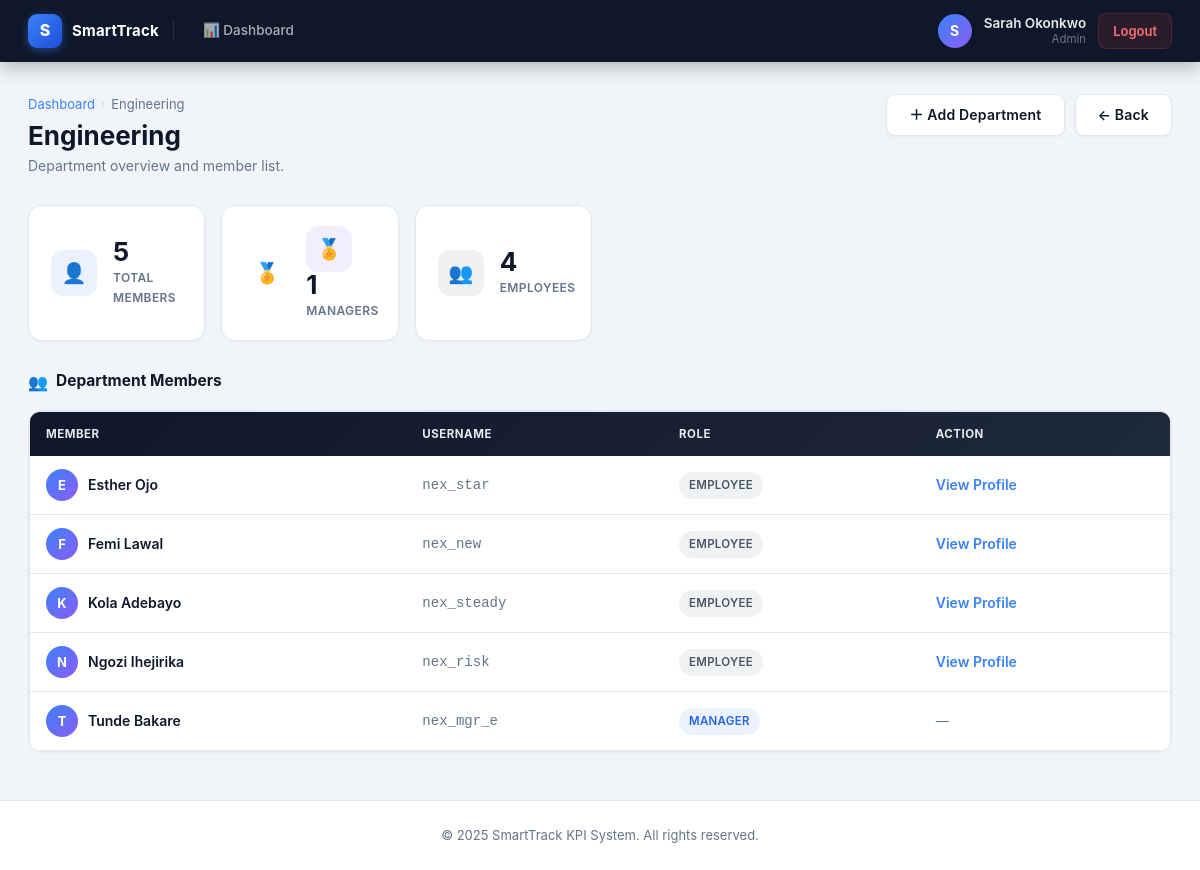
Screenshot of /admin/department/1 (signed in) with the database file from the repository.
### tables this page shows
CREATE TABLE users (
            id            INTEGER PRIMARY KEY AUTOINCREMENT,
            username      TEXT UNIQUE NOT NULL,
            password      TEXT NOT NULL,
            full_name     TEXT NOT NULL,
            role          TEXT NOT NULL CHECK(role IN ('admin','manager','employee')),
            department_id INTEGER REFERENCES departments(id),
            company_id    INTEGER NOT NULL REFERENCES companies(id)
        );

CREATE TABLE departments (
            id         INTEGER PRIMARY KEY AUTOINCREMENT,
            name       TEXT NOT NULL,
            company_id INTEGER REFERENCES companies(id)
        );

### app.py (the view)
@app.get("/admin/department/{dept_id}", response_class=HTMLResponse)
def admin_dept(request: Request, dept_id: int):
    user = require_role(request, "admin")
    conn = get_conn()
    dept = conn.execute("SELECT * FROM departments WHERE id=? AND company_id=?",
                         (dept_id, user["company_id"])).fetchone()
    if not dept:
        raise HTTPException(status_code=404)
    members = conn.execute(
        "SELECT * FROM users WHERE department_id=? ORDER BY role, full_name", (dept_id,)
    ).fetchall()
    conn.close()
    return templates.TemplateResponse("admin_dept.html",
                                      {"request": request, "user": user,
                                       "dept": dept, "members": members})

### templates/admin_dept.html (shortened to what this page needs)
{% extends "base.html" %}
{% block content %}
{% set ns = namespace(managers=0, employees=0) %}
{% for m in members %}
    {% if m['role'] == 'manager' %}{% set ns.managers = ns.managers + 1 %}{% endif %}
    {% if m['role'] == 'employee' %}{% set ns.employees = ns.employees + 1 %}{% endif %}
{% endfor %}
<div class="page-header">
    <div>
        <div class="breadcrumb">
            <a href="/admin/dashboard">Dashboard</a>
            <span class="breadcrumb-sep">›</span>
            <span>{{ dept['name'] }}</span>
        </div>
        <h1 class="page-header-title">{{ dept['name'] }}</h1>
        <p class="page-header-subtitle">Department overview and member list.</p>
    </div>
    <div class="page-header-actions">
        <a href="/admin/add-department"><button class="btn-secondary">＋ Add Department</button></a>
        <a href="/admin/dashboard"><button class="btn-secondary">← Back</button></a>
    </div>
</div>
<div class="stats-grid" style="grid-template-columns: repeat(auto-fill, minmax(160px, 1fr)); margin-bottom:28px;">
    <div class="stat-card">
        <div class="stat-icon si-blue">👤</div>
        <div>
            <div class="stat-value">{{ members | length }}</div>
            <div class="stat-label">Total Members</div>
        </div>
    </div>
    <div class="stat-card">
        <div class="stat-icon si-primary">🏅</div>
        <div>
            <div class="stat-icon si-purple">🏅</div>
            <div class="stat-value">{{ ns.managers }}</div>
            <div class="stat-label">Managers</div>
        </div>
    </div>
    <div class="stat-card">
        <div class="stat-icon si-navy">👥</div>
        <div>
            <div class="stat-value">{{ ns.employees }}</div>
            <div class="stat-label">Employees</div>
        </div>
    </div>
</div>
<div class="section-header">
    <h2 class="section-title"><span class="section-icon">👥</span> Department Members</h2>
</div>
{% if members %}
<div class="card">
    <div class="table-wrap">
        <table>
            <thead>
                <tr>
                    <th>Member</th>
                    <th>Username</th>
                    <th>Role</th>
                    <th>Action</th>
                </tr>
            </thead>
            <tbody>
                {% for member in members %}
                <tr>
                    <td>
                        <div style="display:flex; align-items:center; gap:10px;">
                            <div style="width:32px; height:32px; border-radius:50%; background:linear-gradient(135deg,#3b82f6,#8b5cf6); display:flex; align-items:center; justify-content:center; color:white; font-weight:700; font-size:13px; flex-shrink:0;">
                                {{ member['full_name'][0] | upper }}
                            </div>
                            <strong>{{ member['full_name'] }}</strong>
                        </div>
                    </td>
                    <td style="color:var(--text-secondary); font-family:monospace;">{{ member['username'] }}</td>
                    <td>
                        <span class="badge {{ 'badge-purple' if member['role'] == 'admin' else ('badge-primary' if member['role'] == 'manager' else 'badge-gray') }}">
                            {{ member['role'] | title }}
                        </span>
                    </td>
                    <td>
                        {% if member['role'] == 'employee' %}
                        <a href="/admin/employee/{{ member['id'] }}">View Profile</a>
                        {% else %}
                        <span style="color:var(--text-secondary); font-size:13px;">—</span>
                        {% endif %}
                    </td>
                </tr>
                {% endfor %}
            </tbody>
        </table>
    </div>
</div>
{% else %}
<div class="empty-state">
    <span class="empty-icon">👤</span>
    <h4>No members yet</h4>
    <p>Employees and managers who join this department will appear here.</p>
</div>
{% endif %}
{% endblock %}

### templates/base.html (shortened to what this page needs)
<!DOCTYPE html>
<html lang="en">
<head>
    <link rel="stylesheet" href="{{ url_for('static', path='style.css') }}?v=20">
</head>
<body class="{% block body_class %}{% endblock %}">
    {% set auth_paths = ['/', '/login', '/register', '/signup'] %}
    {% if request.url.path not in auth_paths %}
    <nav class="navbar">
        <div class="navbar-brand">
            <div class="navbar-logo">S</div>
            <span class="navbar-title">SmartTrack</span>
        </div>
        <div class="navbar-links">
            {% if request.session.get('user_id') and user %}
            <a href="/{{ user['role'] }}/dashboard">
                📊 Dashboard
            </a>
            {% endif %}
        </div>
        <div class="navbar-user">
            {% if request.session.get('user_id') and user %}
            <div class="user-avatar">{{ user['full_name'][0] | upper if user['full_name'] else 'U' }}</div>
            <div class="user-info">
                <div class="user-name-text">{{ user['full_name'] }}</div>
                <div class="user-role-text">{{ user['role'] | title }}</div>
            </div>
            <a href="/logout" class="btn-logout">Logout</a>
            {% endif %}
        </div>
    </nav>
    {% endif %}
    <main>
        {% block content %}{% endblock %}
    </main>
    {% if request.url.path not in auth_paths %}
    <footer>
        <p>&copy; 2025 SmartTrack KPI System. All rights reserved.</p>
    </footer>
    {% endif %}
</body>
</html>

### rows the page displays
users: full_name "S", full_name "Sarah Okonkwo", role "Admin"
departments: name "Engineering"
users: full_name "E", full_name "Esther Ojo", username "nex_star", role "EMPLOYEE"
users: full_name "F", full_name "Femi Lawal", username "nex_new", role "EMPLOYEE"
users: full_name "K", full_name "Kola Adebayo", username "nex_steady", role "EMPLOYEE"
users: full_name "N", full_name "Ngozi Ihejirika", username "nex_risk", role "EMPLOYEE"
users: full_name "T", full_name "Tunde Bakare", username "nex_mgr_e", role "MANAGER"

### other values shown
{{ members | length }} "5"
{{ ns.managers }} "1"
{{ ns.employees }} "4"
